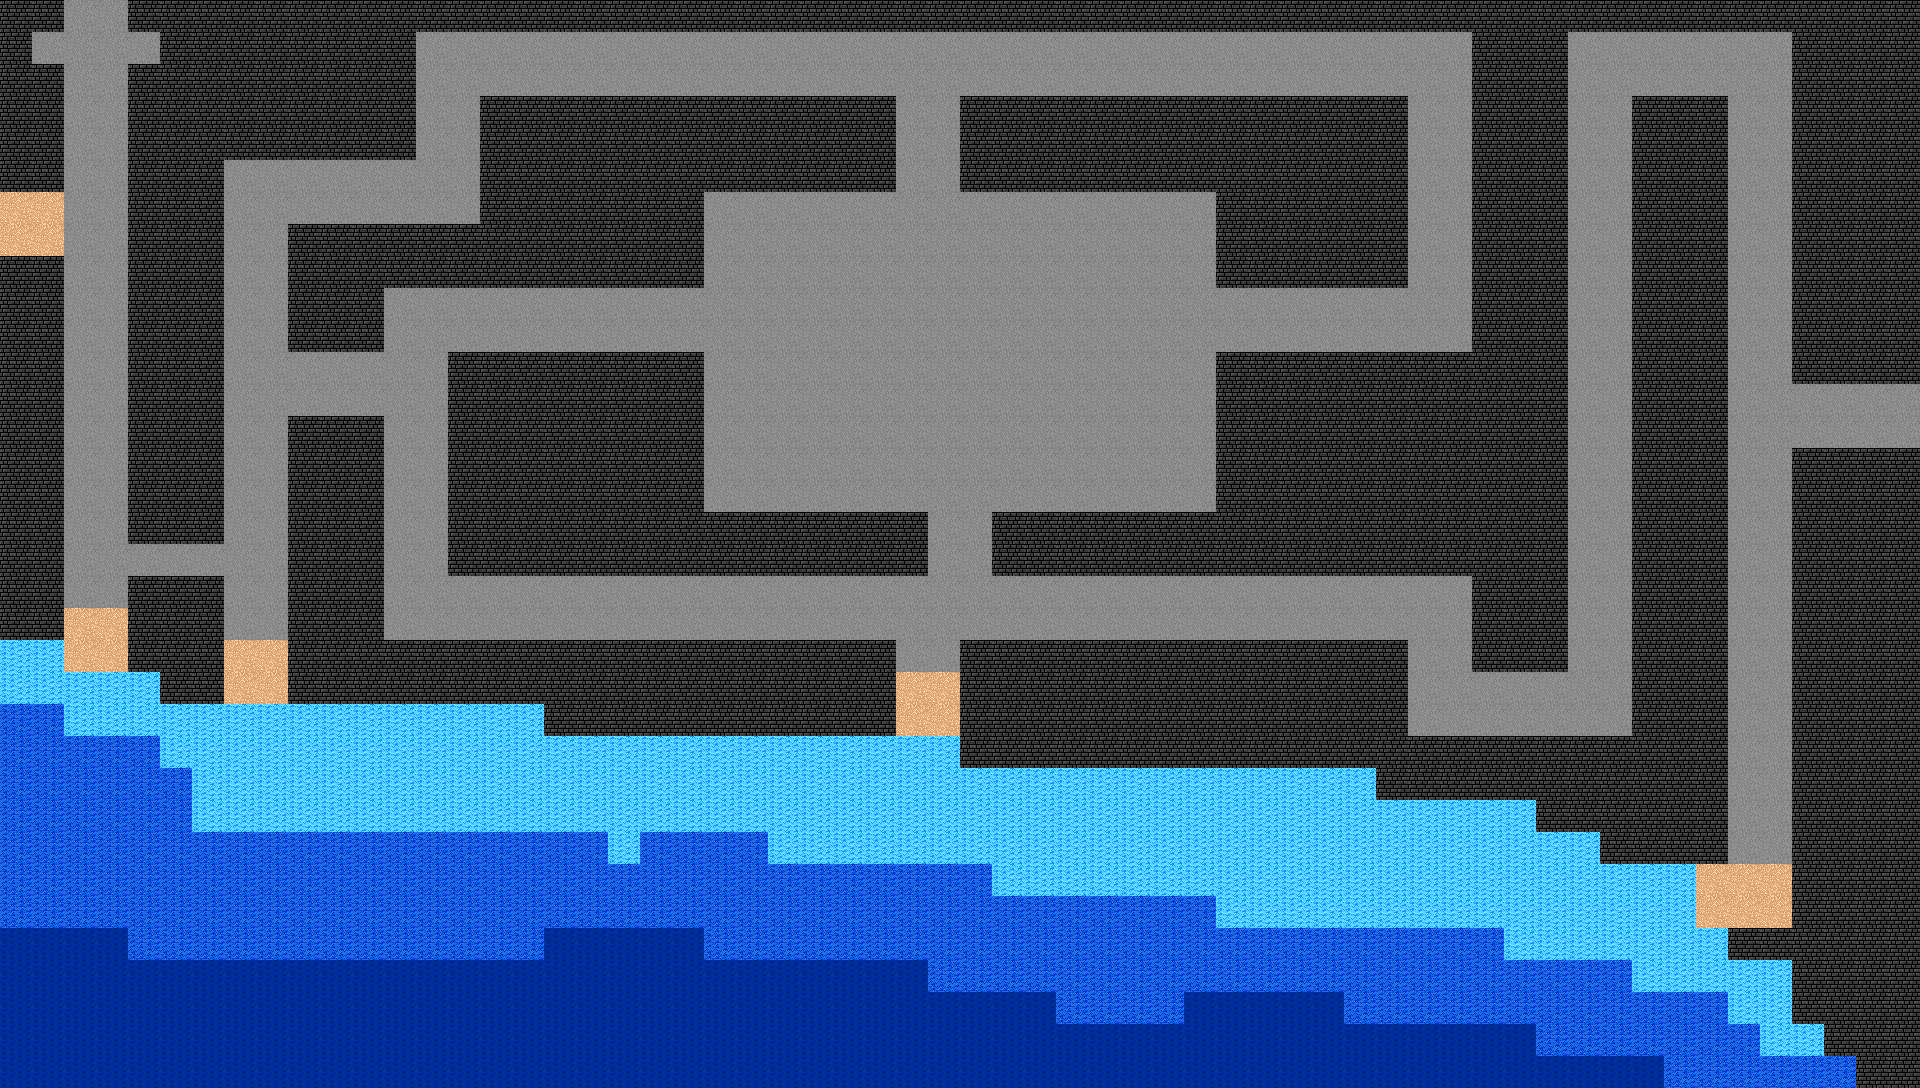

A 2D game scene composited from a Tiled map and its tileset images. What follows is a short description and the map's XML, with each tile layer's data collapsed to a summary:
An orthogonal 60x34 tile map with 32x32 px tiles, 2 tile layers (Base, Decorations), 7 tilesets and 32 objects (32x Enemy).

<map version="1.0" orientation="orthogonal" width="60" height="34" tilewidth="32" tileheight="32">
 <tileset firstgid="1" source="../../tilesets/Dungeon 1.tsx" />
 <tileset firstgid="91" source="../../tilesets/Dungeon 2.tsx" />
 <tileset firstgid="235" source="../../tilesets/Dungeon 3.tsx" />
 <tileset firstgid="352" source="../../tilesets/Dungeon 4.tsx" />
 <tileset firstgid="523" source="../../tilesets/Overworld 1.tsx" />
 <tileset firstgid="651" source="../../tilesets/Overworld 2.tsx" />
 <tileset firstgid="787" source="../../tilesets/Overworld 3.tsx" />
 <layer name="Base" width="60" height="34">
  <data>[2040 cells, 2040 non-empty, 2 distinct tile ids]</data>
 </layer>
 <layer name="Decorations" width="60" height="34">
  <data>[2040 cells, 1433 non-empty, 4 distinct tile ids]</data>
 </layer>
 <objectgroup name="Objects" width="60" height="34">
  <object name="Goon" type="Enemy" x="77" y="389" width="32" height="32" />
  <object name="Goon" type="Enemy" x="240" y="313" width="32" height="32" />
  <object name="Goon" type="Enemy" x="394" y="481" width="32" height="32" />
  <object name="Goon" type="Enemy" x="566" y="311" width="32" height="32" />
  <object name="Goon" type="Enemy" x="817" y="259" width="32" height="32" />
  <object name="Goon" type="Enemy" x="819" y="397" width="32" height="32" />
  <object name="Goon" type="Enemy" x="934" y="259" width="32" height="32" />
  <object name="Goon" type="Enemy" x="1077" y="261" width="32" height="32" />
  <object name="Goon" type="Enemy" x="942" y="391" width="32" height="32" />
  <object name="Goon" type="Enemy" x="1077" y="393" width="32" height="32" />
  <object name="Goon" type="Enemy" x="674" y="597" width="32" height="32" />
  <object name="Goon" type="Enemy" x="1290" y="595" width="32" height="32" />
  <object name="Goon" type="Enemy" x="1428" y="691" width="32" height="32" />
  <object name="Goon" type="Enemy" x="1587" y="565" width="32" height="32" />
  <object name="Goon" type="Enemy" x="1667" y="52" width="32" height="32" />
  <object name="Goon" type="Enemy" x="1746" y="236" width="32" height="32" />
  <object name="Goon" type="Enemy" x="1747" y="546" width="32" height="32" />
  <object name="Goon" type="Enemy" x="1744" y="785" width="32" height="32" />
  <object name="Goon" type="Enemy" x="1587" y="235" width="32" height="32" />
  <object name="Goon" type="Enemy" x="906" y="51" width="32" height="32" />
  <object name="Goon" type="Enemy" x="477" y="52" width="32" height="32" />
  <object name="Goon" type="Enemy" x="1422" y="53" width="32" height="32" />
  <object name="Goon" type="Enemy" x="1420" y="303" width="32" height="32" />
  <object name="Crab" type="Enemy" x="240" y="751" width="32" height="32" />
  <object name="Crab" type="Enemy" x="418" y="772" width="32" height="32" />
  <object name="Crab" type="Enemy" x="558" y="776" width="32" height="32" />
  <object name="Crab" type="Enemy" x="966" y="806" width="32" height="32" />
  <object name="Crab" type="Enemy" x="801" y="784" width="32" height="32" />
  <object name="Crab" type="Enemy" x="1143" y="823" width="32" height="32" />
  <object name="Crab" type="Enemy" x="1275" y="843" width="32" height="32" />
  <object name="Crab" type="Enemy" x="1420" y="849" width="32" height="32" />
  <object name="Crab" type="Enemy" x="1586" y="903" width="32" height="32" />
 </objectgroup>
</map>
